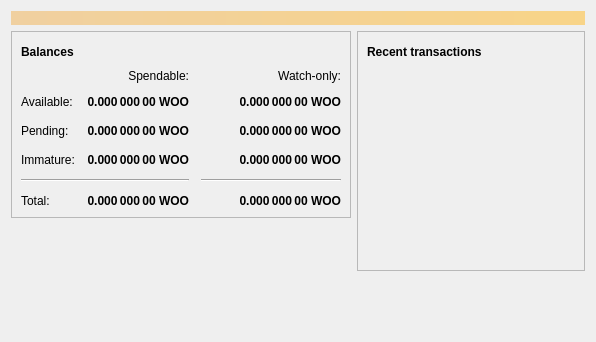
<?xml version="1.0" encoding="UTF-8"?>
<ui version="4.0">
 <class>OverviewPage</class>
 <widget class="QWidget" name="OverviewPage">
  <property name="geometry">
   <rect>
    <x>0</x>
    <y>0</y>
    <width>596</width>
    <height>342</height>
   </rect>
  </property>
  <property name="windowTitle">
   <string>Form</string>
  </property>
  <layout class="QVBoxLayout" name="topLayout">
   <item>
    <widget class="QLabel" name="labelAlerts">
     <property name="visible">
      <bool>false</bool>
     </property>
     <property name="styleSheet">
      <string notr="true">QLabel { background-color: qlineargradient(x1: 0, y1: 0, x2: 1, y2: 0, stop:0 #F0D0A0, stop:1 #F8D488); color:#000000; }</string>
     </property>
     <property name="wordWrap">
      <bool>true</bool>
     </property>
     <property name="margin">
      <number>3</number>
     </property>
     <property name="textInteractionFlags">
      <set>Qt::TextSelectableByMouse</set>
     </property>
    </widget>
   </item>
   <item>
    <layout class="QHBoxLayout" name="horizontalLayout" stretch="1,1">
     <item>
      <layout class="QVBoxLayout" name="verticalLayout_2">
       <item>
        <widget class="QFrame" name="frame">
         <property name="frameShape">
          <enum>QFrame::StyledPanel</enum>
         </property>
         <property name="frameShadow">
          <enum>QFrame::Raised</enum>
         </property>
         <layout class="QVBoxLayout" name="verticalLayout_4">
          <item>
           <layout class="QHBoxLayout" name="horizontalLayout_4">
            <item>
             <widget class="QLabel" name="label_5">
              <property name="font">
               <font>
                <weight>75</weight>
                <bold>true</bold>
               </font>
              </property>
              <property name="text">
               <string>Balances</string>
              </property>
             </widget>
            </item>
            <item>
             <widget class="QPushButton" name="labelWalletStatus">
              <property name="enabled">
               <bool>true</bool>
              </property>
              <property name="maximumSize">
               <size>
                <width>30</width>
                <height>16777215</height>
               </size>
              </property>
              <property name="toolTip">
               <string>The displayed information may be out of date. Your wallet automatically synchronizes with the WooCoin network after a connection is established, but this process has not completed yet.</string>
              </property>
              <property name="text">
               <string/>
              </property>
              <property name="icon">
               <iconset resource="../bitcoin.qrc">
                <normaloff>:/icons/warning</normaloff>
                <disabledoff>:/icons/warning</disabledoff>:/icons/warning</iconset>
              </property>
              <property name="iconSize">
               <size>
                <width>24</width>
                <height>24</height>
               </size>
              </property>
              <property name="flat">
               <bool>true</bool>
              </property>
             </widget>
            </item>
            <item>
             <spacer name="horizontalSpacer_3">
              <property name="orientation">
               <enum>Qt::Horizontal</enum>
              </property>
              <property name="sizeHint" stdset="0">
               <size>
                <width>40</width>
                <height>20</height>
               </size>
              </property>
             </spacer>
            </item>
           </layout>
          </item>
          <item>
           <layout class="QGridLayout" name="gridLayout">
            <property name="spacing">
             <number>12</number>
            </property>
            <item row="2" column="2">
             <widget class="QLabel" name="labelWatchPending">
              <property name="font">
               <font>
                <weight>75</weight>
                <bold>true</bold>
               </font>
              </property>
              <property name="cursor">
               <cursorShape>IBeamCursor</cursorShape>
              </property>
              <property name="toolTip">
               <string>Unconfirmed transactions to watch-only addresses</string>
              </property>
              <property name="text">
               <string notr="true">0.000 000 00 WOO</string>
              </property>
              <property name="alignment">
               <set>Qt::AlignRight|Qt::AlignTrailing|Qt::AlignVCenter</set>
              </property>
              <property name="textInteractionFlags">
               <set>Qt::LinksAccessibleByMouse|Qt::TextSelectableByKeyboard|Qt::TextSelectableByMouse</set>
              </property>
             </widget>
            </item>
            <item row="2" column="1">
             <widget class="QLabel" name="labelUnconfirmed">
              <property name="font">
               <font>
                <weight>75</weight>
                <bold>true</bold>
               </font>
              </property>
              <property name="cursor">
               <cursorShape>IBeamCursor</cursorShape>
              </property>
              <property name="toolTip">
               <string>Total of transactions that have yet to be confirmed, and do not yet count toward the spendable balance</string>
              </property>
              <property name="text">
               <string notr="true">0.000 000 00 WOO</string>
              </property>
              <property name="alignment">
               <set>Qt::AlignRight|Qt::AlignTrailing|Qt::AlignVCenter</set>
              </property>
              <property name="textInteractionFlags">
               <set>Qt::LinksAccessibleByMouse|Qt::TextSelectableByKeyboard|Qt::TextSelectableByMouse</set>
              </property>
             </widget>
            </item>
            <item row="3" column="2">
             <widget class="QLabel" name="labelWatchImmature">
              <property name="font">
               <font>
                <weight>75</weight>
                <bold>true</bold>
               </font>
              </property>
              <property name="cursor">
               <cursorShape>IBeamCursor</cursorShape>
              </property>
              <property name="toolTip">
               <string>Mined balance in watch-only addresses that has not yet matured</string>
              </property>
              <property name="text">
               <string notr="true">0.000 000 00 WOO</string>
              </property>
              <property name="alignment">
               <set>Qt::AlignRight|Qt::AlignTrailing|Qt::AlignVCenter</set>
              </property>
              <property name="textInteractionFlags">
               <set>Qt::LinksAccessibleByMouse|Qt::TextSelectableByKeyboard|Qt::TextSelectableByMouse</set>
              </property>
             </widget>
            </item>
            <item row="4" column="0" colspan="2">
             <widget class="Line" name="line">
              <property name="orientation">
               <enum>Qt::Horizontal</enum>
              </property>
             </widget>
            </item>
            <item row="4" column="2">
             <widget class="Line" name="lineWatchBalance">
              <property name="sizePolicy">
               <sizepolicy hsizetype="Preferred" vsizetype="Fixed">
                <horstretch>0</horstretch>
                <verstretch>0</verstretch>
               </sizepolicy>
              </property>
              <property name="minimumSize">
               <size>
                <width>140</width>
                <height>0</height>
               </size>
              </property>
              <property name="orientation">
               <enum>Qt::Horizontal</enum>
              </property>
             </widget>
            </item>
            <item row="5" column="0">
             <widget class="QLabel" name="labelTotalText">
              <property name="text">
               <string>Total:</string>
              </property>
             </widget>
            </item>
            <item row="3" column="1">
             <widget class="QLabel" name="labelImmature">
              <property name="font">
               <font>
                <weight>75</weight>
                <bold>true</bold>
               </font>
              </property>
              <property name="cursor">
               <cursorShape>IBeamCursor</cursorShape>
              </property>
              <property name="toolTip">
               <string>Mined balance that has not yet matured</string>
              </property>
              <property name="text">
               <string notr="true">0.000 000 00 WOO</string>
              </property>
              <property name="alignment">
               <set>Qt::AlignRight|Qt::AlignTrailing|Qt::AlignVCenter</set>
              </property>
              <property name="textInteractionFlags">
               <set>Qt::LinksAccessibleByMouse|Qt::TextSelectableByKeyboard|Qt::TextSelectableByMouse</set>
              </property>
             </widget>
            </item>
            <item row="2" column="3">
             <spacer name="horizontalSpacer_2">
              <property name="orientation">
               <enum>Qt::Horizontal</enum>
              </property>
              <property name="sizeHint" stdset="0">
               <size>
                <width>40</width>
                <height>20</height>
               </size>
              </property>
             </spacer>
            </item>
            <item row="3" column="0">
             <widget class="QLabel" name="labelImmatureText">
              <property name="text">
               <string>Immature:</string>
              </property>
             </widget>
            </item>
            <item row="5" column="1">
             <widget class="QLabel" name="labelTotal">
              <property name="font">
               <font>
                <weight>75</weight>
                <bold>true</bold>
               </font>
              </property>
              <property name="cursor">
               <cursorShape>IBeamCursor</cursorShape>
              </property>
              <property name="toolTip">
               <string>Your current total balance</string>
              </property>
              <property name="text">
               <string notr="true">0.000 000 00 WOO</string>
              </property>
              <property name="alignment">
               <set>Qt::AlignRight|Qt::AlignTrailing|Qt::AlignVCenter</set>
              </property>
              <property name="textInteractionFlags">
               <set>Qt::LinksAccessibleByMouse|Qt::TextSelectableByKeyboard|Qt::TextSelectableByMouse</set>
              </property>
             </widget>
            </item>
            <item row="5" column="2">
             <widget class="QLabel" name="labelWatchTotal">
              <property name="font">
               <font>
                <weight>75</weight>
                <bold>true</bold>
               </font>
              </property>
              <property name="cursor">
               <cursorShape>IBeamCursor</cursorShape>
              </property>
              <property name="toolTip">
               <string>Current total balance in watch-only addresses</string>
              </property>
              <property name="text">
               <string notr="true">0.000 000 00 WOO</string>
              </property>
              <property name="alignment">
               <set>Qt::AlignRight|Qt::AlignTrailing|Qt::AlignVCenter</set>
              </property>
              <property name="textInteractionFlags">
               <set>Qt::LinksAccessibleByMouse|Qt::TextSelectableByKeyboard|Qt::TextSelectableByMouse</set>
              </property>
             </widget>
            </item>
            <item row="0" column="2">
             <widget class="QLabel" name="labelWatchonly">
              <property name="text">
               <string>Watch-only:</string>
              </property>
              <property name="alignment">
               <set>Qt::AlignRight|Qt::AlignTrailing|Qt::AlignVCenter</set>
              </property>
             </widget>
            </item>
            <item row="1" column="0">
             <widget class="QLabel" name="labelBalanceText">
              <property name="text">
               <string>Available:</string>
              </property>
             </widget>
            </item>
            <item row="1" column="1">
             <widget class="QLabel" name="labelBalance">
              <property name="font">
               <font>
                <weight>75</weight>
                <bold>true</bold>
               </font>
              </property>
              <property name="cursor">
               <cursorShape>IBeamCursor</cursorShape>
              </property>
              <property name="toolTip">
               <string>Your current spendable balance</string>
              </property>
              <property name="text">
               <string notr="true">0.000 000 00 WOO</string>
              </property>
              <property name="alignment">
               <set>Qt::AlignRight|Qt::AlignTrailing|Qt::AlignVCenter</set>
              </property>
              <property name="textInteractionFlags">
               <set>Qt::LinksAccessibleByMouse|Qt::TextSelectableByKeyboard|Qt::TextSelectableByMouse</set>
              </property>
             </widget>
            </item>
            <item row="1" column="2">
             <widget class="QLabel" name="labelWatchAvailable">
              <property name="font">
               <font>
                <weight>75</weight>
                <bold>true</bold>
               </font>
              </property>
              <property name="cursor">
               <cursorShape>IBeamCursor</cursorShape>
              </property>
              <property name="toolTip">
               <string>Your current balance in watch-only addresses</string>
              </property>
              <property name="text">
               <string notr="true">0.000 000 00 WOO</string>
              </property>
              <property name="alignment">
               <set>Qt::AlignRight|Qt::AlignTrailing|Qt::AlignVCenter</set>
              </property>
              <property name="textInteractionFlags">
               <set>Qt::LinksAccessibleByMouse|Qt::TextSelectableByKeyboard|Qt::TextSelectableByMouse</set>
              </property>
             </widget>
            </item>
            <item row="2" column="0">
             <widget class="QLabel" name="labelPendingText">
              <property name="text">
               <string>Pending:</string>
              </property>
             </widget>
            </item>
            <item row="0" column="1">
             <widget class="QLabel" name="labelSpendable">
              <property name="text">
               <string>Spendable:</string>
              </property>
              <property name="alignment">
               <set>Qt::AlignRight|Qt::AlignTrailing|Qt::AlignVCenter</set>
              </property>
             </widget>
            </item>
           </layout>
          </item>
         </layout>
        </widget>
       </item>
       <item>
        <spacer name="verticalSpacer">
         <property name="orientation">
          <enum>Qt::Vertical</enum>
         </property>
         <property name="sizeHint" stdset="0">
          <size>
           <width>20</width>
           <height>40</height>
          </size>
         </property>
        </spacer>
       </item>
      </layout>
     </item>
     <item>
      <layout class="QVBoxLayout" name="verticalLayout_3">
       <item>
        <widget class="QFrame" name="frame_2">
         <property name="frameShape">
          <enum>QFrame::StyledPanel</enum>
         </property>
         <property name="frameShadow">
          <enum>QFrame::Raised</enum>
         </property>
         <layout class="QVBoxLayout" name="verticalLayout">
          <item>
           <layout class="QHBoxLayout" name="horizontalLayout_2">
            <item>
             <widget class="QLabel" name="label_4">
              <property name="font">
               <font>
                <weight>75</weight>
                <bold>true</bold>
               </font>
              </property>
              <property name="text">
               <string>Recent transactions</string>
              </property>
             </widget>
            </item>
            <item>
             <widget class="QPushButton" name="labelTransactionsStatus">
              <property name="enabled">
               <bool>true</bool>
              </property>
              <property name="maximumSize">
               <size>
                <width>30</width>
                <height>16777215</height>
               </size>
              </property>
              <property name="toolTip">
               <string>The displayed information may be out of date. Your wallet automatically synchronizes with the WooCoin network after a connection is established, but this process has not completed yet.</string>
              </property>
              <property name="text">
               <string/>
              </property>
              <property name="icon">
               <iconset resource="../bitcoin.qrc">
                <normaloff>:/icons/warning</normaloff>
                <disabledoff>:/icons/warning</disabledoff>:/icons/warning</iconset>
              </property>
              <property name="iconSize">
               <size>
                <width>24</width>
                <height>24</height>
               </size>
              </property>
              <property name="flat">
               <bool>true</bool>
              </property>
             </widget>
            </item>
            <item>
             <spacer name="horizontalSpacer">
              <property name="orientation">
               <enum>Qt::Horizontal</enum>
              </property>
              <property name="sizeHint" stdset="0">
               <size>
                <width>40</width>
                <height>20</height>
               </size>
              </property>
             </spacer>
            </item>
           </layout>
          </item>
          <item>
           <widget class="QListView" name="listTransactions">
            <property name="styleSheet">
             <string notr="true">QListView { background: transparent; }</string>
            </property>
            <property name="frameShape">
             <enum>QFrame::NoFrame</enum>
            </property>
            <property name="verticalScrollBarPolicy">
             <enum>Qt::ScrollBarAlwaysOff</enum>
            </property>
            <property name="horizontalScrollBarPolicy">
             <enum>Qt::ScrollBarAlwaysOff</enum>
            </property>
            <property name="selectionMode">
             <enum>QAbstractItemView::NoSelection</enum>
            </property>
           </widget>
          </item>
         </layout>
        </widget>
       </item>
       <item>
        <spacer name="verticalSpacer_2">
         <property name="orientation">
          <enum>Qt::Vertical</enum>
         </property>
         <property name="sizeHint" stdset="0">
          <size>
           <width>20</width>
           <height>40</height>
          </size>
         </property>
        </spacer>
       </item>
      </layout>
     </item>
    </layout>
   </item>
  </layout>
 </widget>
 <resources/>
 <connections/>
</ui>
